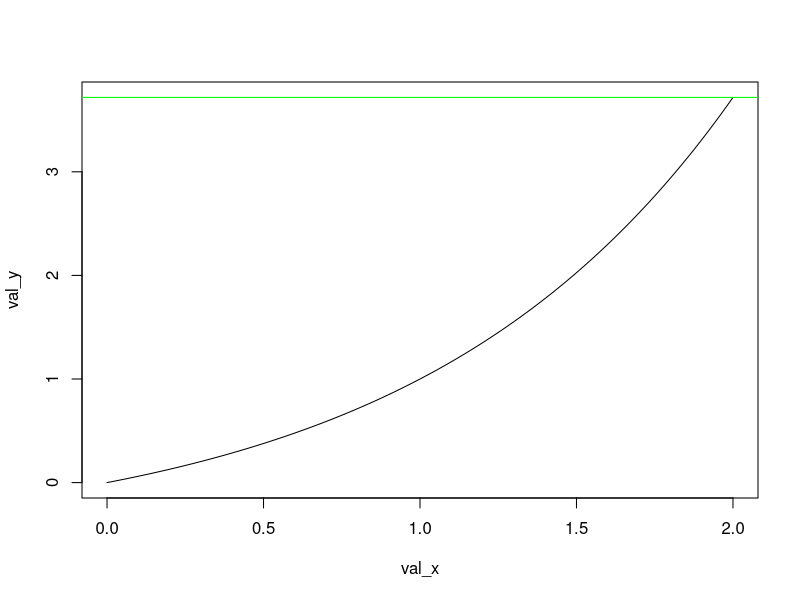
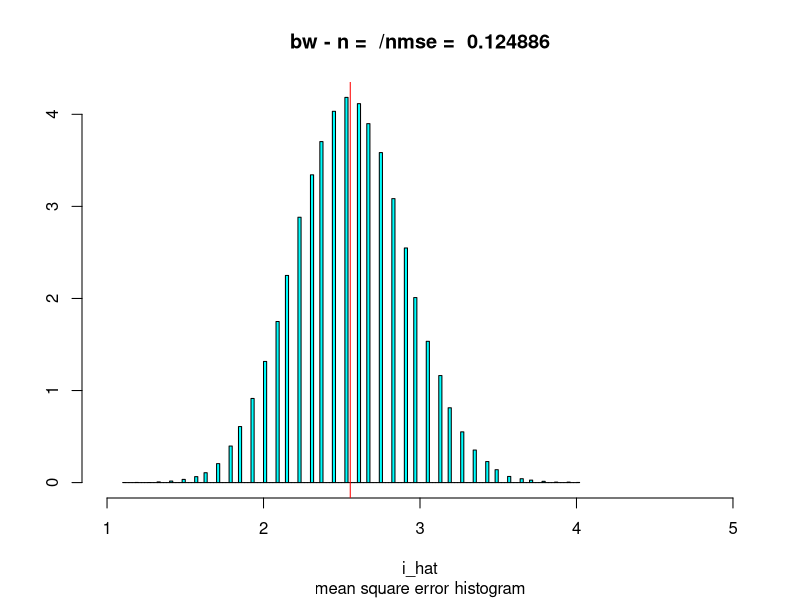
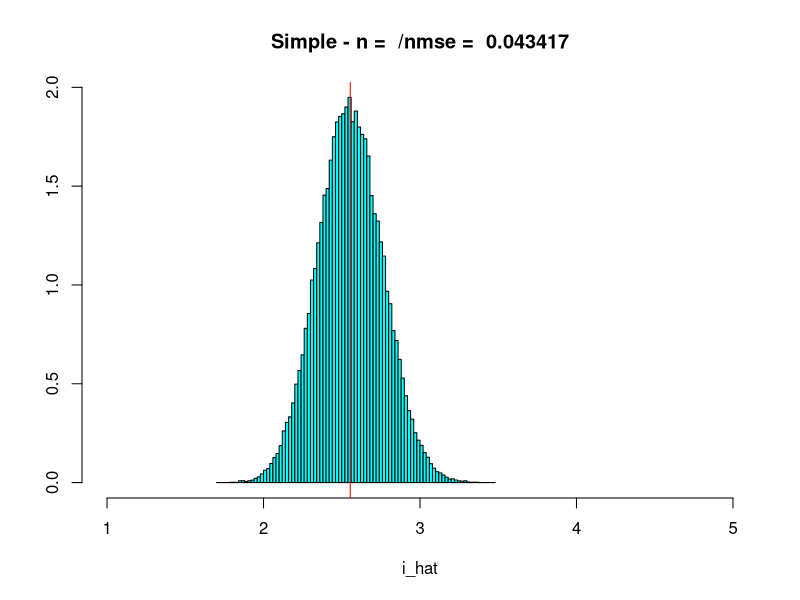
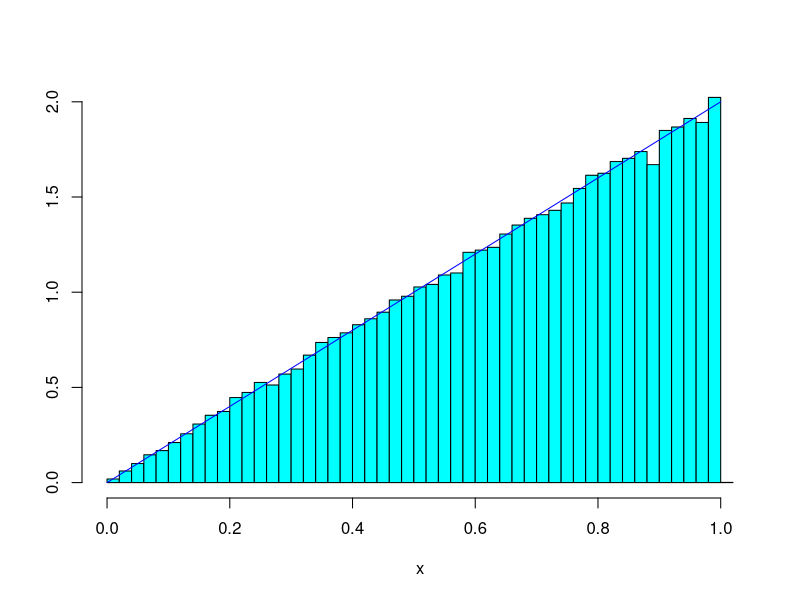
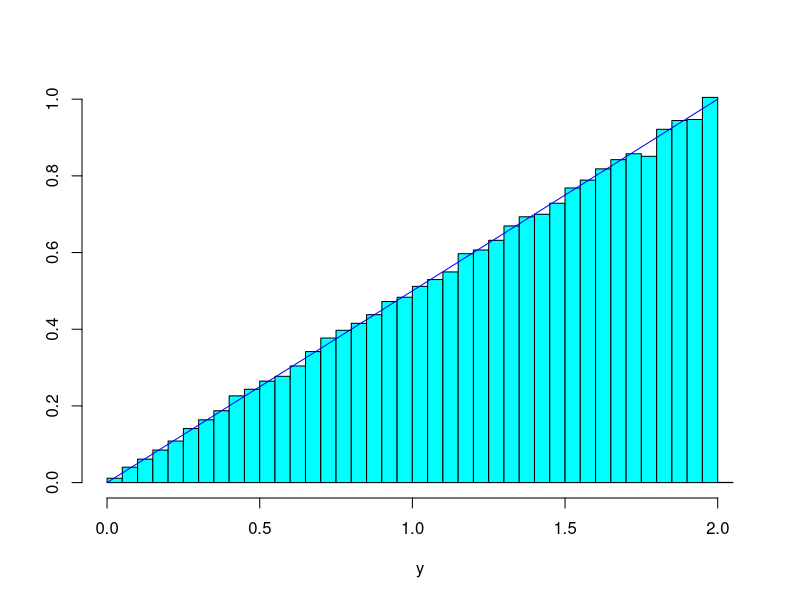
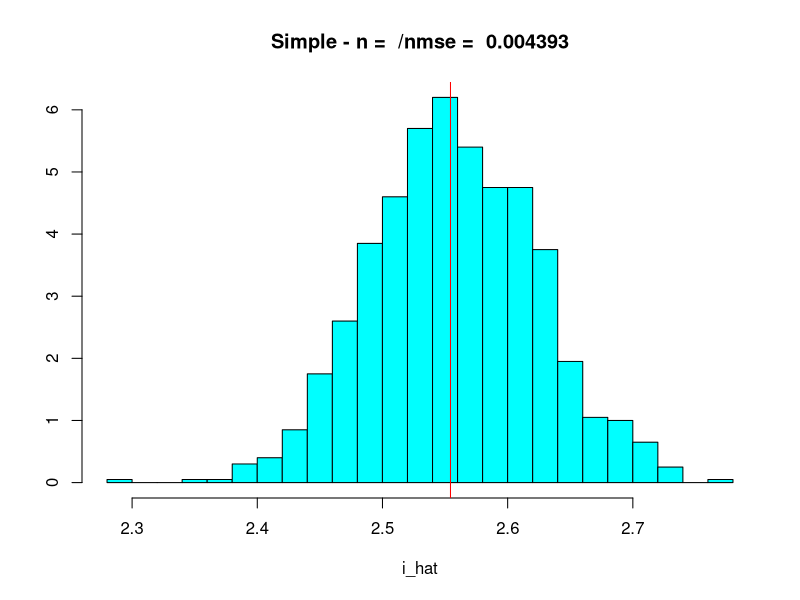
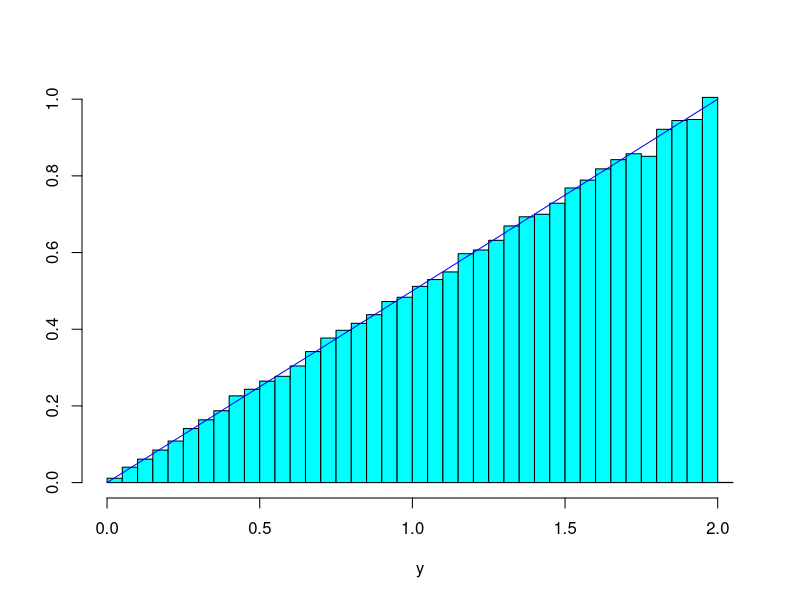
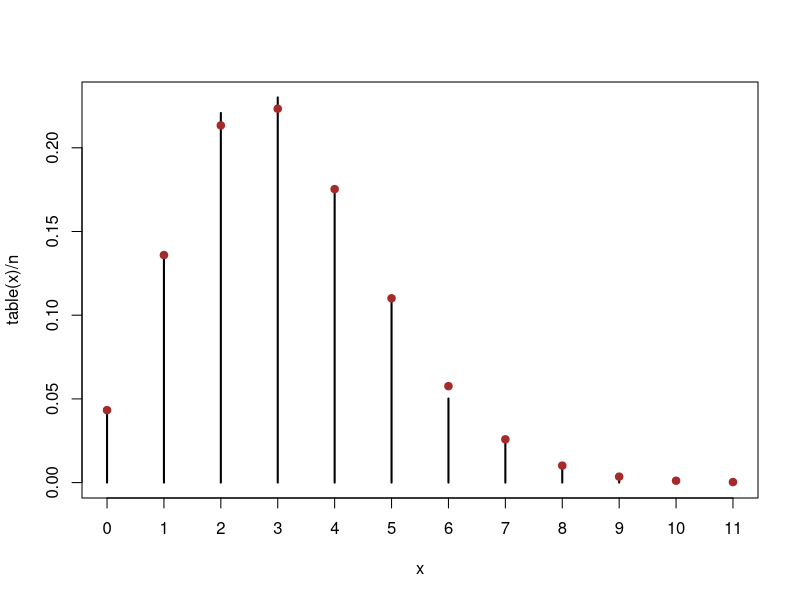

Recreate these plots in R, in order.
## ---- chunk 1
knitr::opts_chunk$set(echo = TRUE)
## ---- chunk 2
require(MASS)
## ---- chunk 3
# Définition de la fonction étudiée
g = function(x) { 
  return((exp(x)-1)/(exp(1)-1))
}
## ---- chunk 4
h = integrate(g, lower = 0, upper = 2)
h # valeur de l'intégrale de g
I = (exp(2)-3)/(exp(1)-1)
I # valeur de I
print("Les valeurs de h et I sont égales")
## ---- chunk 5
estim_I_bw = function(n) { # n = nb de points sur la courbe 
  a = 0
  b = 2
  m = g(b) # majorant mais on peut prendre une valeur plus grande (le meilleur choix --> plus petit des majorants
  
  u = runif(n, min = 0, max = b) # abscisse aléatoire
  v = runif(n, min = 0, max = g(b)) # ordonnée aléatoire
  ns = sum(v < g(u)) # ns = à chaque fois où on est au dessous de la courbe
  
  I_estim = m*(b-a)*(ns/n) # Calcul de l'intégrale
  return(I_estim)
}

val_x = seq(0, 2, len = 100)
val_y = g(val_x)
plot(val_x, val_y, type = "l")
abline(h = g(2), col = "green")

I_bw <- estim_I_bw(100)
I_bw
## ---- chunk 6
mse_I_bw = function(n, nrep) {
  i_hat = rep(NA, times = nrep)
  for (i in 1:nrep) {
    i_hat[i] = estim_I_bw(n)
  }
  
  mse = mean((i_hat - I)^2)
  truehist(i_hat, xlim = c(1,5)) # truehist() fabrique un histogramme sous forme de densité
  abline(v = I, col = "red")
  title(main = paste("bw - n = ", "/nmse = ", round(mse, 6)), sub = "mean square error histogram")
  
  return(mse)

}

mse_I_bw <- mse_I_bw(100, 100000)
mse_I_bw
## ---- chunk 7
estim_I_simple = function(n) {
  b = 2
  a = 0

  # échantillonage entre a et b
  x = runif(n, min = a, max = b)
  
  # calcul de l'aire sachant que I = (b-a)(E(X))
  I_estim = (b-a) * mean(g(x))
  
  return(I_estim)
}
I_simple <- estim_I_simple(100)
I_simple
## ---- chunk 8
mse_I_simple = function(n, nrep) {
  i_hat = rep(NA, times = nrep)
  for (i in 1:nrep) {
    i_hat[i] = estim_I_simple(n)
  }
  
  mse = mean((i_hat - I)^2)
  truehist(i_hat, xlim = c(1,5))
  abline(v = I, col = "red")
  title(main = paste("Simple - n = ", "/nmse = ", round(mse, 6)))
  
  return(mse)

}

mse_I_simple <- mse_I_simple(100, 100000)
mse_I_simple
## ---- chunk 9
n = 100000
x = rbeta(n, shape1 = 2, shape2 = 1) # la variable aléatoire X suit une loi beta(2, 1)
truehist(x)

# Densité de x
valx = seq(0, 1, len = 1000)
valy = dbeta(valx, shape1 = 2, shape2 = 1)
lines(valx, valy, col = "blue")
## ---- chunk 10
y = 2*x
round(range(y), 5)

truehist(y)

# nouvelle densité (densité de y)
dy = function(y) {
  return(1/2 * dbeta(y/2, shape1 = 2, shape2 = 1))
}

# plot de la nouvelle densité
valx = seq(0, 2, len = 1000)
valy = dy(valx)
lines(valx, valy, col = "blue")
## ---- chunk 11
# "nouvelle" fonction random pour la variable Y
ry = function(n) {
  return(2 * rbeta(n, shape1 = 2, shape2 = 1))
}
## ---- chunk 12

# brouillon ?

h = function(y) {
  I = mean(g(y)/dy(y))
  return(I)
}
## ---- chunk 13
estim_I_importance = function(n) {
  y = ry(n)
  I_estim = mean(g(y)/dy(y))
  
  return(I_estim)
}

I_importance <- estim_I_importance(10000000) # Une seule estimation de I par la méthode d'échantillonnage par importance 
I_importance
## ---- chunk 14
I = (exp(2)-3)/(exp(1)-1)
mse_I_importance = function(n, nrep) {
  i_hat = rep(NA, times = nrep)
  for (i in 1:nrep) {
    i_hat[i] = estim_I_importance(n)
  }
  mse = mean((i_hat - I)^2)

  truehist(i_hat, lim = c(1,5))
  abline(v = I, col = "red")
  title(main = paste("Simple - n = ", "/nmse = ", round(mse, 6)))
  
  
  return(mse)
  
  }

mse_I_importance <- mse_I_importance(n = 100, nrep = 1000) 
mse_I_importance
## ---- chunk 15
y = 2*x
round(range(y), 5)

truehist(y)

# nouvelle densité (densité de y)
dy = function(y) {
  return(1/2 * dbeta(y/2, shape1 = 2, shape2 = 1))
}

# plot de la nouvelle densité
valx = seq(0, 2, len = 1000)
valy = dy(valx)
lines(valx, valy, col = "blue")
## ---- chunk 16
df <- data.frame(
  I_bw = I_bw,
  mse_I_bw = mse_I_bw,
  I_simple = I_simple,
  mse_I_simple = mse_I_simple,
  I_importance = I_importance,
  mse_I_importance = mse_I_importance,
  stringsAsFactors = FALSE
)
df
## ---- chunk 17
my_rpois_one = function(n) {
  u = runif(1)
  x = 0 
  while(u > ppois(x, lambda = n)) {
    x = x + 1
  }
  return(x)
}  

my_rpois_one(3.14)
## ---- chunk 18
my_rpois = function(n, lambda) {
  vec = rep(NA, length = n)
  
  for (i in 1:n) {
    vec[i] = my_rpois_one(n = lambda) # voir la fonction replicate pour éviter boucle for
  }
  return(vec)
}


n = 10000 # nb de nb aléatoire à tirer
# paramètre de la loi de poisson :
lambda = 3.14
x = my_rpois(n = n, lambda = lambda) # les tirer
plot(table(x)/n, type = "h") # diagramme baton (frequences)
mean(x) # on s'attends à proche de lambda
var(x) # on s'attends à proche de lambda

#vérifier les proportions observées
valx = 0:12
valy = dpois(valx, lambda = lambda)
points(valx, valy, col = "brown", pch = 19)

## ---- chunk 19
valx = seq(from = min(x), to = max(x), by = 1)
valy = dpois(valx, lambda = lambda)

x = c(-3, 1.3, 7, 15.2)
px = c(0.1, 0.4, 0.3, 0.2)
valrep_i = cumsum(px)


my_rdiscret_one = function() { # renvoie une valeur prise par X

  # il faut parcourir x dans le support (x[1], x[2], .... x[i])
  # condition d'arret : u <= pX(xi)
  
  u = runif(1)
  i = 1 
  while(u > valrep_i[i]) {
    i = i + 1
  }
    return(x[i])
}

my_rdiscret_one()
## ---- chunk 20
my_rdiscret = function(n, lambda) {
  vec = rep(NA, length = n)
  
  for (i in 1:n) {
    vec[i] = my_rdiscret_one() 
  }
  return(vec) # vecteur contenant les valeurs prise par X
}
my_rdiscret(100, 2)
## ---- chunk 21
# Fonction de densité d'une variable suivant une loi de Laplace
my_dlaplace = function(x) {
  res = rep(NA, times = length(x))
  negi = (x < 0) # où sont les négatifs
  res[negi] = exp(x[negi]) / 2.0 # pour les x négatifs, utiliser g(x) = exp(x)/2
  res[! negi] = exp(-x[!negi]) / 2.0 # pour les x positifs, utiliser g(x) = exp(-x)/2
  
  return(res)
}


valx = seq(-4, 4, len = 1000)
valy = my_dlaplace(valx)
plot(valx, valy, type = "l")

# Fonction de répartition d'une variable suivant une loi de Laplace
my_plaplace = function(x) {
  res = rep(NA, times = length(x))
  negi = (x < 0) # où sont les négatifs
  res[negi] = 1/2*exp(x[negi]) # pour les x négatifs, utiliser g(x) = exp(x)/2
  res[! negi] = 1/2*(2-exp(-x[!negi])) # pour les x positifs, utiliser g(x) = exp(-x)/2
  
  return(res)
}

valx = seq(-4, 4, len = 1000)
valy = my_plaplace(valx)
plot(valx, valy, type = "l")

# Fonction quantile d'une variable suivant une loi de Laplace
my_qlaplace = function(p) {
  res = rep(NA, times = length(p))
  pos = (p < 1/2) # où sont les p < 1/2
  res[pos] = log(2*p[pos]) # pour les plus petits que 1/2 , utiliser g(x) = exp(x)/2
  res[! pos] = -log(2*(1-p[! pos])) # sinon utiliser G(p) = .....
  
  return(res)
}


valx = seq(0, 1, len = 1000)
valy = my_qlaplace(valx)
plot(valx, valy, type = "l")


my_rlaplace = function(n) {
   u = runif(n)
   return(my_qlaplace(u))
}

# tirer des nombres dans la loi de laplace et étudier leur distribution
res = my_rlaplace(100000)
truehist(res, xlim = c(-5,5))

# surimposer la densité théorique
valx = seq(-4, 4, len = 1000)
valy = my_dlaplace(valx)
lines(valx, valy, col = "red")


## ---- chunk 22
# Méthode du REJET
m <- sqrt((2*exp(1))/pi)  # le meilleur de majorant

# m*g(x)
val_x <- seq(from = -4, to = 4, len = 1000)
val_y <- m*my_dlaplace(val_x)
plot(val_x, val_y, type = "l")

# f(x)
val_x <- seq(from = -4, to = 4, len = 1000)
val_y <- dnorm(val_x)
lines(val_x, val_y, col = "red")
## ---- chunk 23
paccept = dnorm(res)/(m*my_dlaplace(res))
u = runif(length(res))
resaccepted = res[paccept > u]
length(resaccepted)
truehist(res, xlim = c(-5, 5)) # avant rejet 
truehist(resaccepted, xlim = c(-5, 5)) # après rejet
valx = seq(-4, 4, len = 1000)
valy = dnorm(valx)
lines(valx, valy, col = "orange", type = "l")

## ---- chunk 24
my_dtarget = function(x) {
  return(0.2*dnorm(x, mean = -3, sd = 2) + #g1
           0.5*dnorm(x, mean = 0, sd = 1) + #g2
           0.5*dnorm(x, mean = 5, sd = 3)) #g3

}

valx = seq(-10, 15, len = 1000)
valy = my_dtarget(valx)
plot(valx, valy, col = "blue", type = "l")


#densité de la proposition "(g(y) |x)"
# y = valeur proposée
# x = valeur de départ
dprop = function(y, x) {
  return(dnorm(y, mean = x, sd = 3)) # 3 arbitrairement
}

#fonctin random de la proposition : 1 seule proposition renvoyée
# renvoie une proposition y sachant la valeur de départ x
rprop = function(x) {
  y = rnorm(1, mean = x, sd = 3)
  
  return(y)
}


#fonction random de la cible par MCMC
my_rtarget = function(n) {
  res = rep(NA, times = n)
  res[1] = -30 # on initialise à la 1ere valeur
  
  for (i in 2:n) {
    y = rprop(res[i-1])
    p = min(c(1, (my_dtarget(y)/my_dtarget(res[i-1])) * (dprop(res[i-1], y) / dprop(y, res[i-1]))))
    u = runif(1)
    
    if(u < p) { # accepter y
      res[i] = y
    }
    else { # rejeter y
      res[i] = res[i-1]
    }
  }
  return(res)
}

# simulations
x = my_rtarget(1000)
plot(x, type = "l")

# densité des valeurs simulées
truehist(x, xlim = c(-15,15))


valx = seq(-10, 15, len = 1000)
valy = my_dtarget(valx) #densité cible
lines(valx, valy, col = "black", type = "l")

